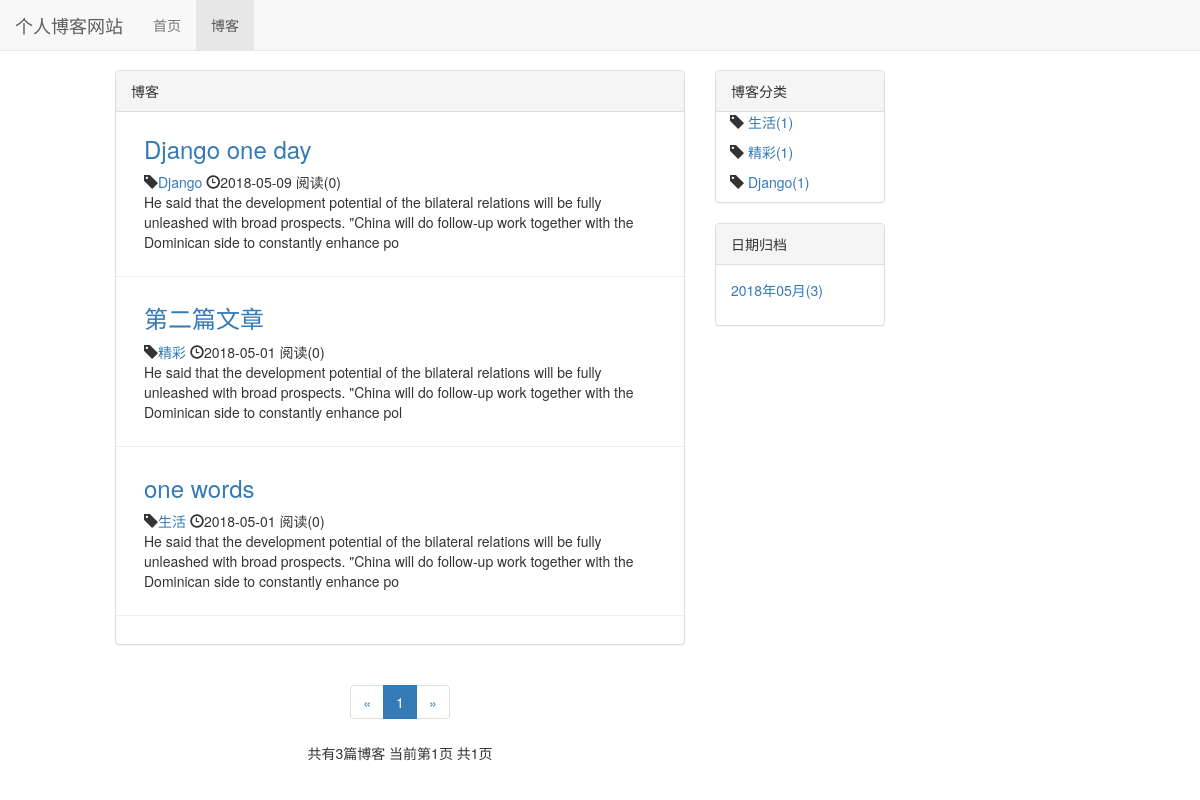
Page /blog/ on the earlier database version.
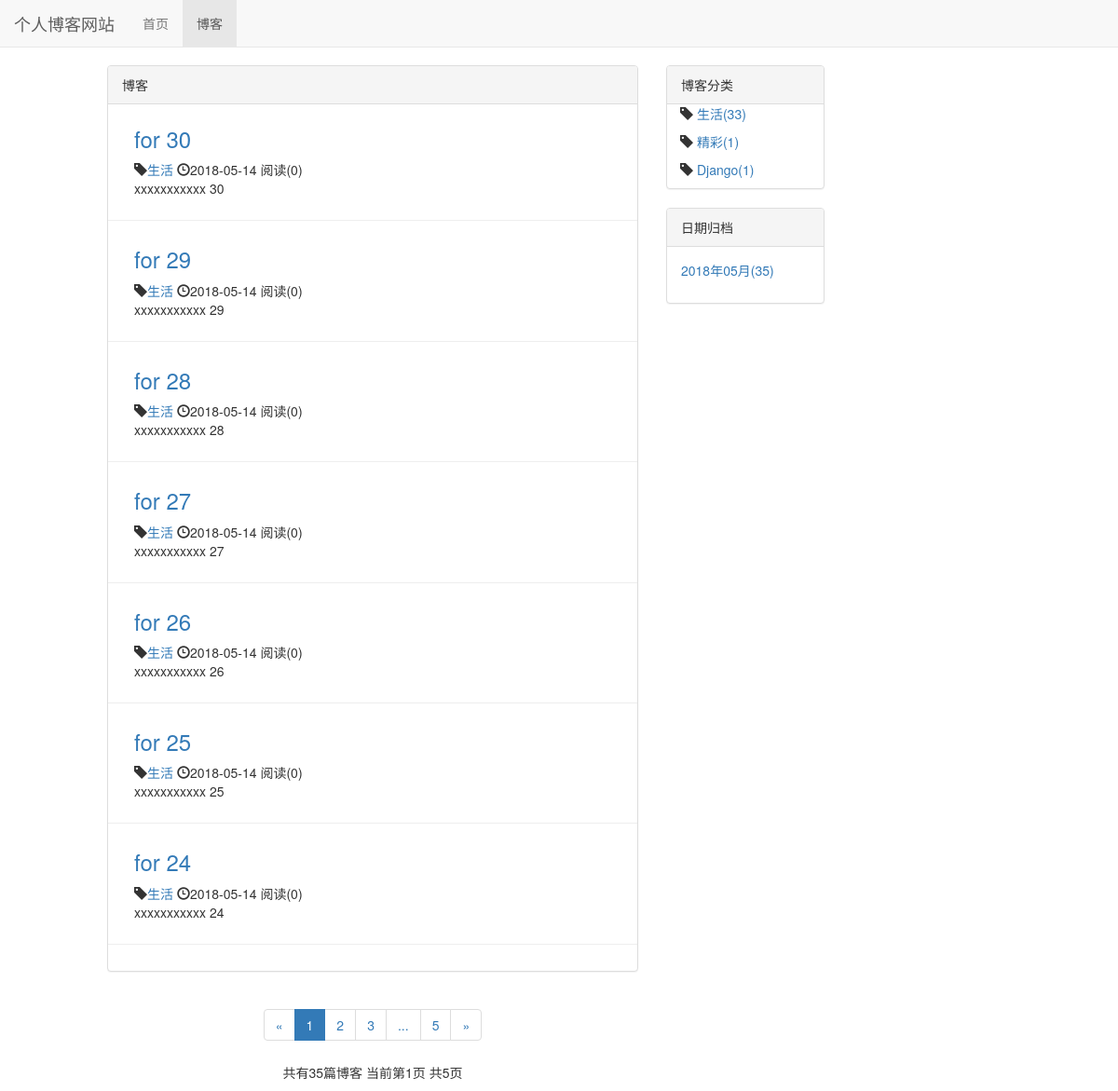
Same page on the later database version.
### blog/models.py (models this page shows, shortened)
class Blog(models.Model,ReadNumExpandMethod):
    title = models.CharField(max_length=50)
    type_name = models.ForeignKey(BlogType,on_delete = models.DO_NOTHING)
    content = RichTextUploadingField()
    author = models.ForeignKey(User,on_delete=models.DO_NOTHING)
    read_datails = GenericRelation(ReadDetail)
    created_time = models.DateTimeField(auto_now_add = True)
    last_update_time =models.DateTimeField(auto_now = True)
    class Meta:
        ordering = ['-created_time']

class BlogType(models.Model):
    type_name = models.CharField(max_length= 10)
    def __str__(self):
        return self.type_name

### blog/views.py (the view)
# urls.py: path('',blog_list,name='blog_list'),
def blog_list(request):
    blogs_all_list = Blog.objects.all()
    context = blog_public_basc(request,blogs_all_list)
    return render_to_response('blog/blog_list.html',context)

### read_statistics/models.py (called while the page is built)
    def get_read_num(self):
        try:
            ct = ContentType.objects.get_for_model(self)
            readnum = ReadNum.objects.get(content_type=ct,object_id = self.pk)
            return readnum.read_num
        except exceptions.ObjectDoesNotExist:
            return 0

### blog/templates/blog/blog_list.html (shortened to what the changed rows need)
{% extends 'base.html' %}
{% load staticfiles %}
{% block style_css %}
    <link rel="stylesheet" href="{% static 'blog.css' %}">
{% endblock %}
{% block content %}
    <div class="container-fluid">
        <div class="row">
            <div class="col-xs-12 col-sm-6 col-xs-offset-1">
                <div class="panel panel-default">
                    <div class="panel-boby">
                        {% for blog in blogs %}
                        <div class="blog">
                           <h3><a href="{% url 'blog_datail' blog.pk %}">{{ blog.title }}</a></h3>
                            <p class="blog-info">
                                <span class="glyphicon glyphicon-tag"></span><a href="{% url 'blogs_type' blog.type_name.pk %}">{{blog.type_name}}</a>
                                <span class="glyphicon glyphicon-time"></span>{{blog.created_time|date:"Y-m-d"}}
                                阅读({{blog.get_read_num }})
                            </p>
                            <p>{{ blog.content|striptags|safe|truncatechars:200}}</p>
                        </div>
                        {% empty%}
                            <div class="blog">
                                <h3>-- 暂无博客 --</h3>
                            </div>
                        {% endfor %}
                    </div>
                </div>
                <div class="paginator">
                      <ul class="pagination">
                        <li>
                         </li>
                    {% for page_num in page_range %}
                          {% if page_num == page_of_blogs.number %}
                                <li class="active"><span>{{ page_num }}</span></li>
                          {% else %}
                                {% if page_num == '...'%}
                                    <li><span>{{ page_num }}</span></li>
                                {% else %}
                                    <li><a href="?page={{ page_num }}">{{ page_num }}</a></li>
                                {% endif %}
                          {% endif %}
                    {% endfor %}
                        <li>
                            {% if page_of_blogs.has_next %}
                                <a href="?page={{page_of_blogs.next_page_number}}" aria-label="Next">
                                    <span aria-hidden="true">&raquo;</span>
                                </a>
                            {% else %}
                                <span aria-hidden="true">&raquo;</span>
                            {% endif %}
                        </li>
                      </ul>
                    <p>
                        共有{{ page_of_blogs.paginator.count }}篇博客
                        当前第{{ page_of_blogs.number }}页 共{{ page_of_blogs.paginator.num_pages }}页
                    </p>
                </div>
            </div>
            <div class="hidden-xs col-sm-2">
                <div class="panel panel-default">
                    <div class="panel-boby">
                        {% for types in type_name %}
                        <ul class="blog_types">
                            <li>
                                <span class="glyphicon glyphicon-tag"></span>
                                <a href="{% url 'blogs_type' types.pk %}">{{types.type_name}}({{types.blog_count}})</a>
                            </li>
                        </ul>
                        {% endfor %}
                    </div>
                </div>
                <div class="panel panel-default">
                    <div class="panel-body">
                        <ul>
                            {% for blog_date,blog_count in blog_dates.items %}
                            <li><a href="{% url 'blog_date' blog_date.year blog_date.month%}">
                                {{blog_date|date:"Y年m月"}}({{ blog_count }})
                            <a></li>
                            {% endfor %}
                        </ul>
                    </div>
                </div>
            </div>
        </div>
    </div>
{% endblock %}

Differences in the rows shown:
no longer on this page (row unchanged): Blog: title "Django one day", type_name "Django", created_time "2018-05-09", get_read_num "0", content "He said that the development potential of the bilateral relations will be fully unleashed with broad prospects. \"China will do follow-up work together with the Dominican side to constantly enhance po"
no longer on this page (row unchanged): Blog: title "第二篇文章", type_name "精彩", created_time "2018-05-01", get_read_num "0", content "He said that the development potential of the bilateral relations will be fully unleashed with broad prospects. \"China will do follow-up work together with the Dominican side to constantly enhance pol"
no longer on this page (row unchanged): Blog: title "one words", type_name "生活", created_time "2018-05-01", get_read_num "0", content "He said that the development potential of the bilateral relations will be fully unleashed with broad prospects. \"China will do follow-up work together with the Dominican side to constantly enhance po"
added Blog: title "for 30", type_name "生活", created_time "2018-05-14", get_read_num "0", content "xxxxxxxxxxx 30"
added Blog: title "for 29", type_name "生活", created_time "2018-05-14", get_read_num "0", content "xxxxxxxxxxx 29"
added Blog: title "for 28", type_name "生活", created_time "2018-05-14", get_read_num "0", content "xxxxxxxxxxx 28"
added Blog: title "for 27", type_name "生活", created_time "2018-05-14", get_read_num "0", content "xxxxxxxxxxx 27"
added Blog: title "for 26", type_name "生活", created_time "2018-05-14", get_read_num "0", content "xxxxxxxxxxx 26"
added Blog: title "for 25", type_name "生活", created_time "2018-05-14", get_read_num "0", content "xxxxxxxxxxx 25"
added Blog: title "for 24", type_name "生活", created_time "2018-05-14", get_read_num "0", content "xxxxxxxxxxx 24"
computed for BlogType "生活": blog_count "1" → "33"
Other differences:
{{ page_of_blogs.paginator.count }}: "3" → "35"
{{ page_of_blogs.paginator.num_pages }}: "1" → "5"
new list line: "2"
new list line: "3"
new list line: "5"
new list line: "2018年05月 ( 35 )"
list line gone: "2018年05月 ( 3 )"
